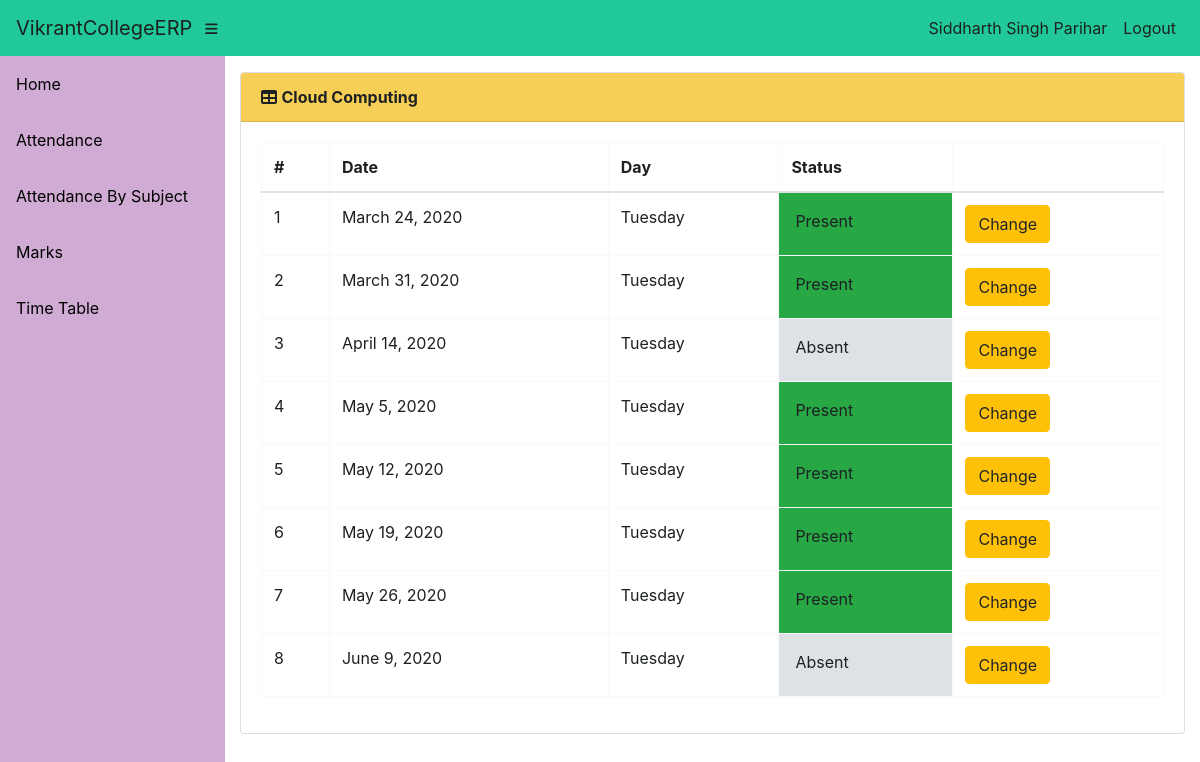
The page /info/teacher/0936cs161020/cs8002/attendance/ (signed in) on the database its author committed.
### info/models.py (models this page shows, shortened)
class User(AbstractUser):
    @property
    def is_student(self):
        if hasattr(self, 'student'):
            return True
        return False

class Student(models.Model):
    user = models.OneToOneField(User, on_delete=models.CASCADE, null=True)
    class_id = models.ForeignKey(Class, on_delete=models.CASCADE, default=1)
    USN = models.CharField(primary_key='True', max_length=100)
    name = models.CharField(max_length=200)
    sex = models.CharField(max_length=50, choices=sex_choice, default='Male')
    DOB = models.DateField(default='1998-01-01')

class Course(models.Model):
    dept = models.ForeignKey(Dept, on_delete=models.CASCADE)
    id = models.CharField(primary_key='True', max_length=50)
    name = models.CharField(max_length=50)
    shortname = models.CharField(max_length=50, default='X')

class Attendance(models.Model):
    course = models.ForeignKey(Course, on_delete=models.CASCADE)
    student = models.ForeignKey(Student, on_delete=models.CASCADE)
    attendanceclass = models.ForeignKey(AttendanceClass, on_delete=models.CASCADE, default=1)
    date = models.DateField(default='2018-10-23')
    status = models.BooleanField(default='True')

### info/views.py (the view)
# urls.py: path('teacher/<slug:stud_id>/<slug:course_id>/attendance/', views.t_attendance_detail, name='t_attendance_detail'),
@login_required()
def t_attendance_detail(request, stud_id, course_id):
    stud = get_object_or_404(Student, USN=stud_id)
    cr = get_object_or_404(Course, id=course_id)
    att_list = Attendance.objects.filter(course=cr, student=stud).order_by('date')
    return render(request, 'info/t_att_detail.html', {'att_list': att_list, 'cr': cr})

### info/templates/info/t_att_detail.html (shortened to what this page needs)
<!DOCTYPE html>
<html lang="en">
<head>
    {% extends 'info/base.html' %}
    {% load static %}
    {% block content %}
        <div class="card mb-3">
            <div class="card-header">
              <i class="fas fa-table"></i>
            <strong>{{ cr.name }}</strong></div>
            <div class="card-body">
              <div class="table-responsive">
                <table class="table table-bordered" id="dataTable" width="100%" cellspacing="0">
                  <thead>
                    <tr>
                        <th>#</th>
                        <th>Date</th>
                        <th>Day</th>
                        <th>Status</th>
                        <th></th>
                    </tr>
                  </thead>
                  <tbody>
                        {% for a in att_list %}
                        <tr class="row100 body">
                            <td>{{ forloop.counter }}</td>
                            <td>{{ a.date }}</td>
                            <td>{{ a.date|date:"l" }}</td>
                            {% if a.status %}
                            <td class="p-3 mb-2 bg-success text-white">Present </td>
                            {% else %}
                            <td class="p-3 mb-2 bg-danger text-white">Absent <span class="glyphicon glyphicon-thumbs-down"></span</td>
                            {% endif %}
                            <td><a class="btn btn-warning" href="{% url 'change_att' a.id %}">Change</a> </td>
                        </tr>
                    {% empty %}
                            <p>student has no attendance</p>
                    {% endfor %}
                  </tbody>
                </table>
              </div>
            </div>
          </div>
    {% endblock %}

### info/templates/info/base.html (shortened to what this page needs)
<!DOCTYPE html>
<html lang="en">
  <head>
      {% load static %}
    <link href="{% static '/info/bootstrap/vendor/bootstrap/css/bootstrap.min.css' %}" rel="stylesheet">
    <link href="{% static '/info/bootstrap/vendor/fontawesome-free/css/all.min.css' %}" rel="stylesheet" type="text/css">
    <link href="{% static '/info/bootstrap/vendor/datatables/dataTables.bootstrap4.css' %}" rel="stylesheet">
    <link href="{% static '/info/bootstrap/css/sb-admin.css' %}" rel="stylesheet">
  </head>
  <body id="page-top">
    <nav class="navbar navbar-expand navbar-dark bg-dark static-top">
      <a class="navbar-brand mr-1" href="{% url 'index' %}">VikrantCollegeERP</a>
      <button class="btn btn-link btn-sm text-white order-1 order-sm-0" id="sidebarToggle" href="#">
        <i class="fas fa-bars"></i>
      </button>
        <div class="collapse navbar-collapse" id="navbarResponsive">
          <ul class="navbar-nav ml-auto">
            <li class="nav-item">
                {% if request.user.is_student %}
                    <a class="nav-link text-capitalize">{{ request.user.student.name }}</a>
                {% elif request.user.is_teacher %}
                    <a class="nav-link text-capitalize">{{ request.user.teacher.name }}</a>
                {% endif %}
            </li>
            <li class="nav-item">
                <a class="nav-link" href="#" data-toggle="modal" data-target="#logoutModal">Logout</a>
            </li>
          </ul>
        </div>
    </nav>
    <div id="wrapper">
      <ul class="sidebar navbar-nav">
            <li class="nav-item">
              <a class="nav-link" href="{% url 'index' %}">
                <span>Home</span>
              </a>
            </li>
        {% if request.user.is_student %}
            <li class="nav-item">
              <a class="nav-link" href="{% url 'attendance' request.user.student.USN %}">
                <span>Attendance</span>
              </a>
            </li>
            <li class="nav-item">
              <a class="nav-link" href="{% url 'attendance' request.user.student.USN %}">
                <span>Attendance By Subject</span>
              </a>
            </li>
            <li class="nav-item">
              <a class="nav-link" href="{% url 'marks_list' request.user.student.USN %}">
                <span>Marks</span>
              </a>
            </li>
              <li class="nav-item">
              <a class="nav-link" href="{% url 'timetable' request.user.student.class_id_id %}">
                <span>Time Table</span>
              </a>
            </li>
        {% endif %}
      </ul>
      <div id="content-wrapper">
        <div class="container-fluid">
            {% block content %}
            {% endblock %}
        </div>
      </div>
    </div>
  </body>
</html>

### rows shown on the page
User: user.student.name "Siddharth Singh Parihar"
Course: name "Cloud Computing"
Attendance: date "March 24, 2020", date "Tuesday", status "Present"
Attendance: date "March 31, 2020", date "Tuesday", status "Present"
Attendance: date "April 14, 2020", date "Tuesday", status "Absent"
Attendance: date "May 5, 2020", date "Tuesday", status "Present"
Attendance: date "May 12, 2020", date "Tuesday", status "Present"
Attendance: date "May 19, 2020", date "Tuesday", status "Present"
Attendance: date "May 26, 2020", date "Tuesday", status "Present"
Attendance: date "June 9, 2020", date "Tuesday", status "Absent"
